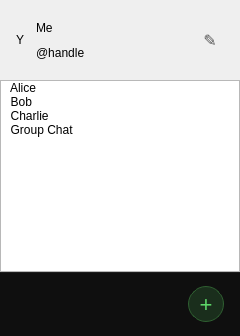
           <widget class="QWidget" name="sidebarWidget" native="true">
            <property name="sizePolicy">
             <sizepolicy hsizetype="Fixed" vsizetype="Expanding">
              <horstretch>0</horstretch>
              <verstretch>0</verstretch>
             </sizepolicy>
            </property>
            <property name="minimumSize">
             <size>
              <width>240</width>
              <height>0</height>
             </size>
            </property>
            <property name="maximumSize">
             <size>
              <width>240</width>
              <height>16777215</height>
             </size>
            </property>
            <layout class="QVBoxLayout" name="sidebarLayout">
             <property name="spacing">
              <number>0</number>
             </property>
             <property name="margin" stdset="0">
              <number>0</number>
             </property>
             <item>
              <widget class="QWidget" name="profileWidget" native="true">
               <property name="minimumSize">
                <size>
                 <width>0</width>
                 <height>80</height>
                </size>
               </property>
               <property name="maximumSize">
                <size>
                 <width>16777215</width>
                 <height>80</height>
                </size>
               </property>
               <layout class="QHBoxLayout" name="profileLayout">
                <property name="spacing">
                 <number>12</number>
                </property>
                <property name="leftMargin">
                 <number>16</number>
                </property>
                <property name="topMargin">
                 <number>16</number>
                </property>
                <property name="rightMargin">
                 <number>16</number>
                </property>
                <property name="bottomMargin">
                 <number>16</number>
                </property>
                <item>
                 <widget class="QLabel" name="profileAvatarLabel">
                  <property name="text">
                   <string>Y</string>
                  </property>
                  <property name="alignment">
                   <set>Qt::AlignmentFlag::AlignCenter</set>
                  </property>
                 </widget>
                </item>
                <item>
                 <widget class="QWidget" name="profileTextWidget" native="true">
                  <layout class="QVBoxLayout" name="profileTextLayout">
                   <property name="spacing">
                    <number>2</number>
                   </property>
                   <property name="margin" stdset="0">
                    <number>0</number>
                   </property>
                   <item>
                    <widget class="QLabel" name="profileNameLabel">
                     <property name="text">
                      <string>Me</string>
                     </property>
                    </widget>
                   </item>
                   <item>
                    <widget class="QLabel" name="profileHandleLabel">
                     <property name="text">
                      <string>@handle</string>
                     </property>
                    </widget>
                   </item>
                  </layout>
                 </widget>
                </item>
                <item>
                 <spacer name="profileSpacer">
                  <property name="orientation">
                   <enum>Qt::Orientation::Horizontal</enum>
                  </property>
                  <property name="sizeHint" stdset="0">
                   <size>
                    <width>1</width>
                    <height>20</height>
                   </size>
                  </property>
                 </spacer>
                </item>
                <item>
                 <widget class="QToolButton" name="editProfileBtn">
                  <property name="minimumSize">
                   <size>
                    <width>28</width>
                    <height>28</height>
                   </size>
                  </property>
                  <property name="maximumSize">
                   <size>
                    <width>28</width>
                    <height>28</height>
                   </size>
                  </property>
                  <property name="toolTip">
                   <string>Edit your profile</string>
                  </property>
                  <property name="styleSheet">
                   <string notr="true">QToolButton { background-color: transparent; border: none; color: #555555; font-size: 16px; border-radius: 6px; } QToolButton:hover { color: #5dd868; background-color: #1a2e1c; }</string>
                  </property>
                  <property name="text">
                   <string>✎</string>
                  </property>
                 </widget>
                </item>
               </layout>
              </widget>
             </item>
             <item>
              <widget class="QListWidget" name="chatList">
               <property name="sizePolicy">
                <sizepolicy hsizetype="Expanding" vsizetype="Expanding">
                 <horstretch>0</horstretch>
                 <verstretch>0</verstretch>
                </sizepolicy>
               </property>
               <item>
                <property name="text">
                 <string>  Alice</string>
                </property>
               </item>
               <item>
                <property name="text">
                 <string>  Bob</string>
                </property>
               </item>
               <item>
                <property name="text">
                 <string>  Charlie</string>
                </property>
               </item>
               <item>
                <property name="text">
                 <string>  Group Chat</string>
                </property>
               </item>
              </widget>
             </item>
             <item>
              <widget class="QWidget" name="sidebarFooter" native="true">
               <property name="minimumSize">
                <size>
                 <width>0</width>
                 <height>64</height>
                </size>
               </property>
               <property name="maximumSize">
                <size>
                 <width>16777215</width>
                 <height>64</height>
                </size>
               </property>
               <property name="styleSheet">
                <string notr="true">background-color: #0f0f0f; border-top: 1px solid #1c1c1c;</string>
               </property>
               <layout class="QHBoxLayout" name="sidebarFooterLayout">
                <property name="leftMargin">
                 <number>16</number>
                </property>
                <property name="topMargin">
                 <number>10</number>
                </property>
                <property name="rightMargin">
                 <number>16</number>
                </property>
                <property name="bottomMargin">
                 <number>10</number>
                </property>
                <item>
                 <spacer name="footerSpacer">
                  <property name="orientation">
                   <enum>Qt::Orientation::Horizontal</enum>
                  </property>
                  <property name="sizeHint" stdset="0">
                   <size>
                    <width>40</width>
                    <height>20</height>
                   </size>
                  </property>
                 </spacer>
                </item>
                <item>
                 <widget class="QToolButton" name="addContactBtn">
                  <property name="minimumSize">
                   <size>
                    <width>36</width>
                    <height>36</height>
                   </size>
                  </property>
                  <property name="maximumSize">
                   <size>
                    <width>36</width>
                    <height>36</height>
                   </size>
                  </property>
                  <property name="toolTip">
                   <string>Add contact or group</string>
                  </property>
                  <property name="styleSheet">
                   <string notr="true">QToolButton { background-color: #1a2e1c; border: 1px solid #2e5e30; color: #5dd868; font-size: 22px; border-radius: 18px; } QToolButton:hover { background-color: #223a24; border-color: #3a9e48; color: #7aee85; }</string>
                  </property>
                  <property name="text">
                   <string>+</string>
                  </property>
                 </widget>
                </item>
               </layout>
              </widget>
             </item>
            </layout>
           </widget>
